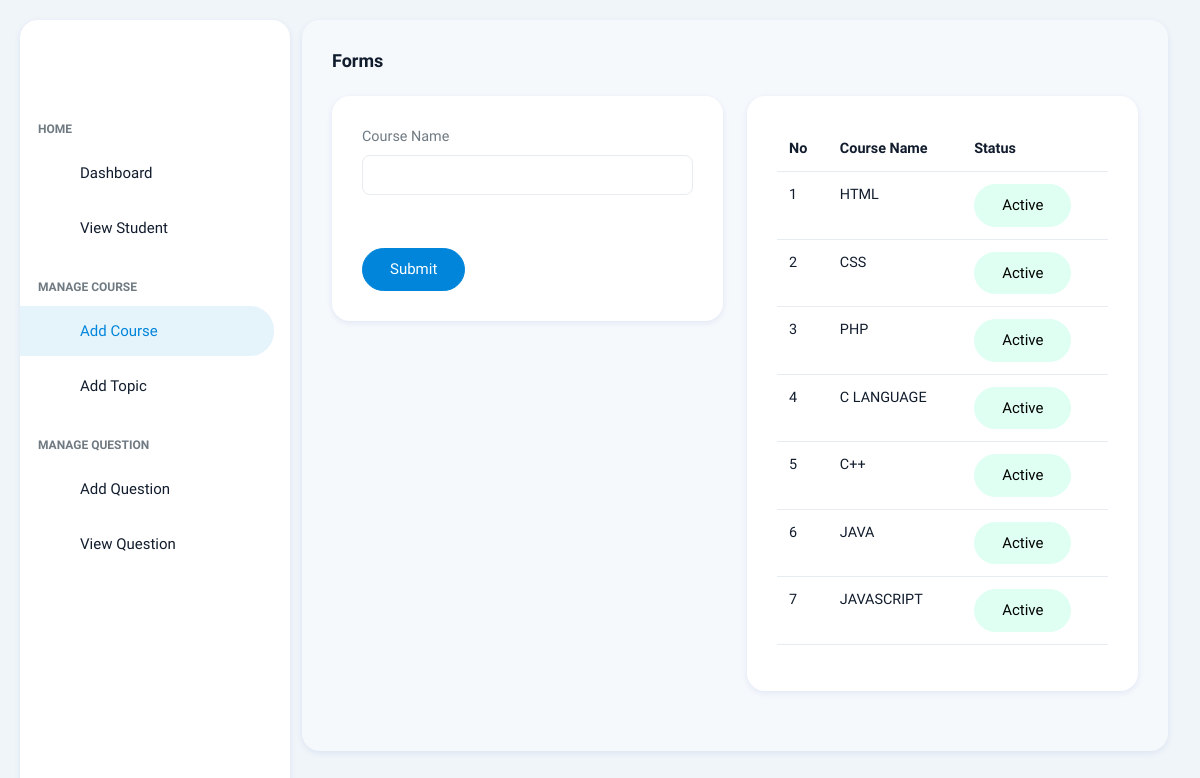
Page /Admin/add_course.php on the committed database.
### tables this page shows
CREATE TABLE `course_tbl` (
  `c_id` int(11) NOT NULL,
  `course_name` text NOT NULL,
  `course_status` int(11) NOT NULL DEFAULT 1
);

### Admin/add_course.php (the view, shortened to what this page needs)
<?php include_once 'header.php';
$course_data = mysqli_query($con,"select * from course_tbl");
?>
	<div class="body-wrapper">
      <div class="container-fluid">
        <div class="card" style="background: rgba(255,255,255, 0.4);">
          <div class="card-body">
            <h5 class="card-title fw-semibold mb-4">Forms</h5>
            <div class="row">
            	<div class="col-6">
            		<div class="card">
		              <div class="card-body">
		                <form method="POST" id="course_data">
		                  <div class="mb-3">
		                    <label for="exampleInputEmail1" class="form-label">Course Name</label>
		                    <input type="text" class="form-control" id="exampleInputEmail1" aria-describedby="emailHelp" name="course_name">
		                  </div>
		                  <div class="mb-3 form-check">
		                  </div>
		                  <button type="submit" class="btn btn-primary" name="add_course">Submit</button>
		                </form>
		              </div>
		            </div>
            	</div>
            	<div class="col-6">
            		<div class="card">
		              <div class="card-body">
		                <table class="table">
		                	<thead>
		                		<th>No</th>
		                		<th>Course Name</th>
		                		<th>Status</th>
		                	</thead>
		                	<tbody id="dis_data">
		                		<?php $id=1; while($row = mysqli_fetch_assoc($course_data)) {
		                			if($row['course_status']==1){
		                				$class = "btn btn-light-success";
		                			}else{
		                				$class = "btn btn-light-secondary";
		                			}
		                		 ?>
									<tr>
										<td><?php echo $id++; ?></td>
										<td><?php echo strtoupper($row['course_name']); ?></td>
										<td><span class="<?php echo $class; ?> course_status" course_id="<?php echo $row['c_id']; ?>" course_status="<?php echo $row['course_status']; ?>"><?php if($row['course_status']==1) { echo "Active"; }else{ echo "Deactive"; } ?></span></td>
									</tr>
								<?php } ?>
		                	</tbody>
		                </table>
		              </div>
		            </div>
            	</div>
            </div>
          </div>
        </div>
      </div>
    </div>
  </div>
</body>
</html>

### rows in the picture
course_tbl: course_name "HTML", course_status "Active"
course_tbl: course_name "CSS", course_status "Active"
course_tbl: course_name "PHP", course_status "Active"
course_tbl: course_name "C LANGUAGE", course_status "Active"
course_tbl: course_name "C++", course_status "Active"
course_tbl: course_name "JAVA", course_status "Active"
course_tbl: course_name "JAVASCRIPT", course_status "Active"
